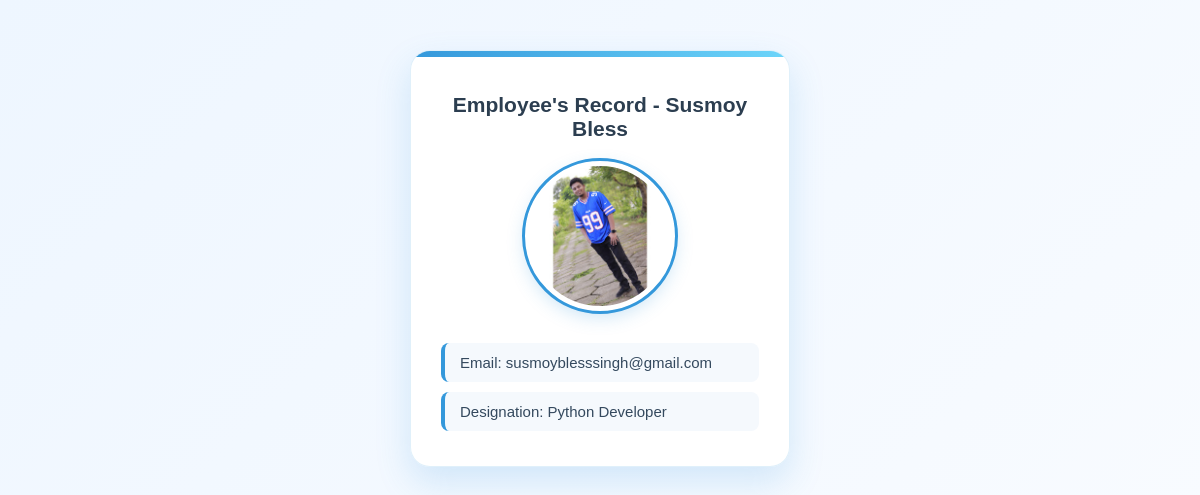
/employee/1/, run on the app's committed database.
### employees/models.py (models this page shows, shortened)
class Employee(models.Model):
    first_name = models.CharField(max_length=50)
    last_name = models.CharField(max_length=50)
    email = models.CharField(unique=True)
    designation = models.CharField(max_length=50)
    image = models.ImageField(upload_to='emp_images', default='images.jpg')
    salary = models.IntegerField()
    joining_date = models.DateField()
    is_active = models.BooleanField(default=True)
    department = models.ForeignKey(Department, on_delete = models.SET_NULL, blank=True, null = True)
    manager = models.ForeignKey("self", on_delete = models.SET_NULL, blank=True, null = True)
    def full_name(self):
        return f"{self.first_name} {self.last_name}"

### employees/views.py (the view)
# urls.py: path('<int:id>/', views.employee_detail, name='employee_detail'),
def employee_detail(request, id):
    employee = get_object_or_404(Employee, id = id)
    context = {
         'employee': employee,
    }
    return render(request,'employee_detail.html', context)

### templates/employee_detail.html (shortened to what this page needs)
{% load static %}
<!DOCTYPE html>
<html lang="en">
<head>
    <link rel="stylesheet" href="{% static 'css/style.css' %}">
    <link rel="stylesheet"
          href="https://cdnjs.cloudflare.com/ajax/libs/font-awesome/4.7.0/css/font-awesome.min.css">
</head>
<body>
    <div class="center-container">
        <h2>Employee's Record - {{ employee.full_name }}</h2>
        <img src="{{ employee.image.url }}"
             alt="{{ employee.first_name }} Image"
             width="200">
        <p>Email: {{ employee.email }}</p>
        <p>Designation: {{ employee.designation }}</p>
    </div>
</body>
</html>

### employees_main/static/css/style.css (style rules this page uses)
* { box-sizing: border-box; }
body { background: linear-gradient(135deg, #eef6ff, #f8fbff); font-family: Arial, sans-serif; margin: 0; padding: 0; color: #2c3e50; }
.center-container { position: relative; width: 380px; margin: 50px auto; padding: 25px 30px; background: rgba(255, 255, 255, 0.95); border-radius: 20px; text-align: center; overflow: hidden; box-shadow: 0 15px 35px rgba(52, 152, 219, 0.18); border: 1px solid rgba(52, 152, 219, 0.15); }
.center-container::after { content: ""; position: absolute; top: 0; left: 0; width: 100%; height: 6px; background: linear-gradient(90deg, #3498db, #6dd5fa); }
.center-container img { width: 150px; height: 150px; object-fit: cover; border-radius: 50%; border: 5px solid white; outline: 3px solid #3498db; box-shadow: 0 6px 18px rgba(52, 152, 219, 0.25); margin-bottom: 18px; }
.center-container h2 { color: #2c3e50; font-size: 21px; margin-bottom: 20px; }
.center-container p { background: #f5f9fd; padding: 11px 15px; margin: 10px 0; border-radius: 8px; border-left: 4px solid #3498db; color: #34495e; font-size: 15px; text-align: left; transition: 0.3s; }

### data on the page
Employee: full_name "Susmoy Bless", image (picture), email "susmoyblesssingh@gmail.com", designation "Python Developer"
